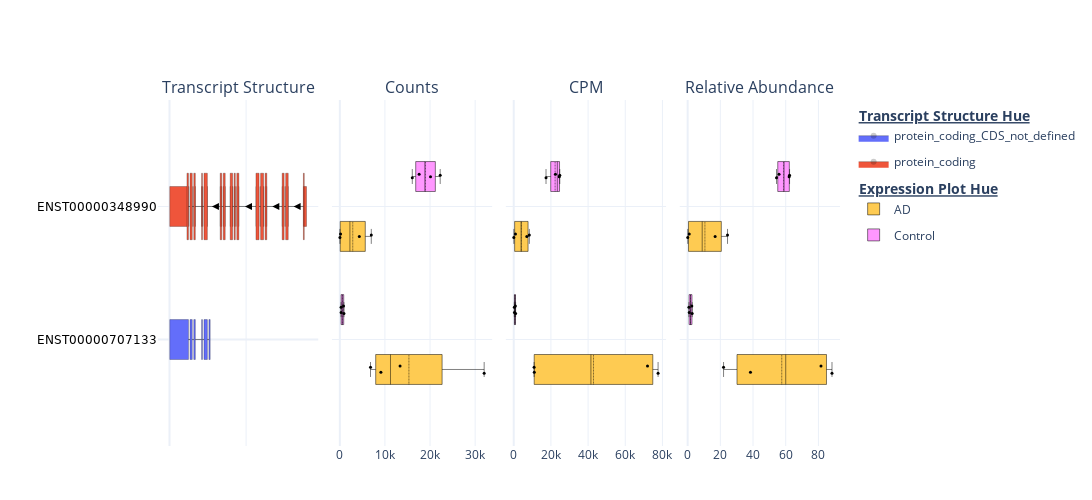

This figure's notebook cell:
### Code cell
## Path to your ENSEMBL GTF file, counts matrix file, and metadata file
ensembl_gtf_path = "../dash_apps/RNApysoforms/tests/test_data/Homo_sapiens_chr21_and_Y.GRCh38.110.gtf"
counts_matrix_path = "../dash_apps/RNApysoforms/tests/test_data/counts_matrix_chr21_and_Y.tsv"
metadata_path = "../dash_apps/RNApysoforms/tests/test_data/sample_metadata.tsv"


## Read ENSEMBL GTF and counts matrix with metadata and normalization
annotation = RNApy.read_ensembl_gtf(ensembl_gtf_path)
counts_matrix = RNApy.read_expression_matrix(expression_matrix_path=counts_matrix_path,
                                          metadata_path=metadata_path,
                                           cpm_normalization=True, relative_abundance=True)


## Filter APP gene and do not filter RNA isoforms by expression
app_annotation, app_expresison_matrix = RNApy.gene_filtering(annotation=annotation, expression_matrix=counts_matrix, target_gene="APP",
                                                        order_by_expression=True, order_by_expression_column="counts")

## Rescale introns
app_annotation = RNApy.shorten_gaps(app_annotation)


"""
Filter only the desired transcripts and keep them on in the app_annotation.
`make_traces()` only plots transcripts present in both the annotationa and the
expression matrix when both are passed (it does give a warning when that happens),
so only the transcripts you kept in the annotation will be plotted.
"""
transcript_to_keep = ["ENST00000348990", "ENST00000707133"]
app_annotation = app_annotation.filter(pl.col("transcript_id").is_in(transcript_to_keep))


## Order transcripts based on `transcripts_to_keep` order
app_annotation = app_annotation.with_columns(
    pl.col("transcript_id").cast(pl.Categorical).cast(pl.Utf8).replace(
        {k: i for i, k in enumerate(transcript_to_keep)}).alias("sort_key")
        ).sort("sort_key", descending=True).drop("sort_key")


"""
Create traces for plotting, make sure to set the
`order_transcripts_by_expression_matrix` to False so
that the order of the annotation is the one that determines
the order in which the transcripts are plotted.
"""
traces = RNApy.make_traces(annotation=app_annotation,  expression_matrix=app_expresison_matrix, 
                        x_start="rescaled_start", x_end="rescaled_end",
                         y='transcript_id', annotation_hue="transcript_biotype",
                         hover_start="start", hover_end="end",
                         expression_columns=["counts", "CPM", "relative_abundance"],
                         expression_hue="AD status", marker_size=3, arrow_size=7,
                         order_transcripts_by_expression_matrix=False ## Order by annotation order instead of expression matrix
                         )

## Put traces into figure
fig = RNApy.make_plot(traces=traces, subplot_titles=["Transcript Structure", "Counts", "CPM", "Relative Abundance"], 
                   width=1200, height=500, boxgap=0.1, boxgroupgap=0.5)

## Show figure
py.iplot(fig,filename="s5_plot")
